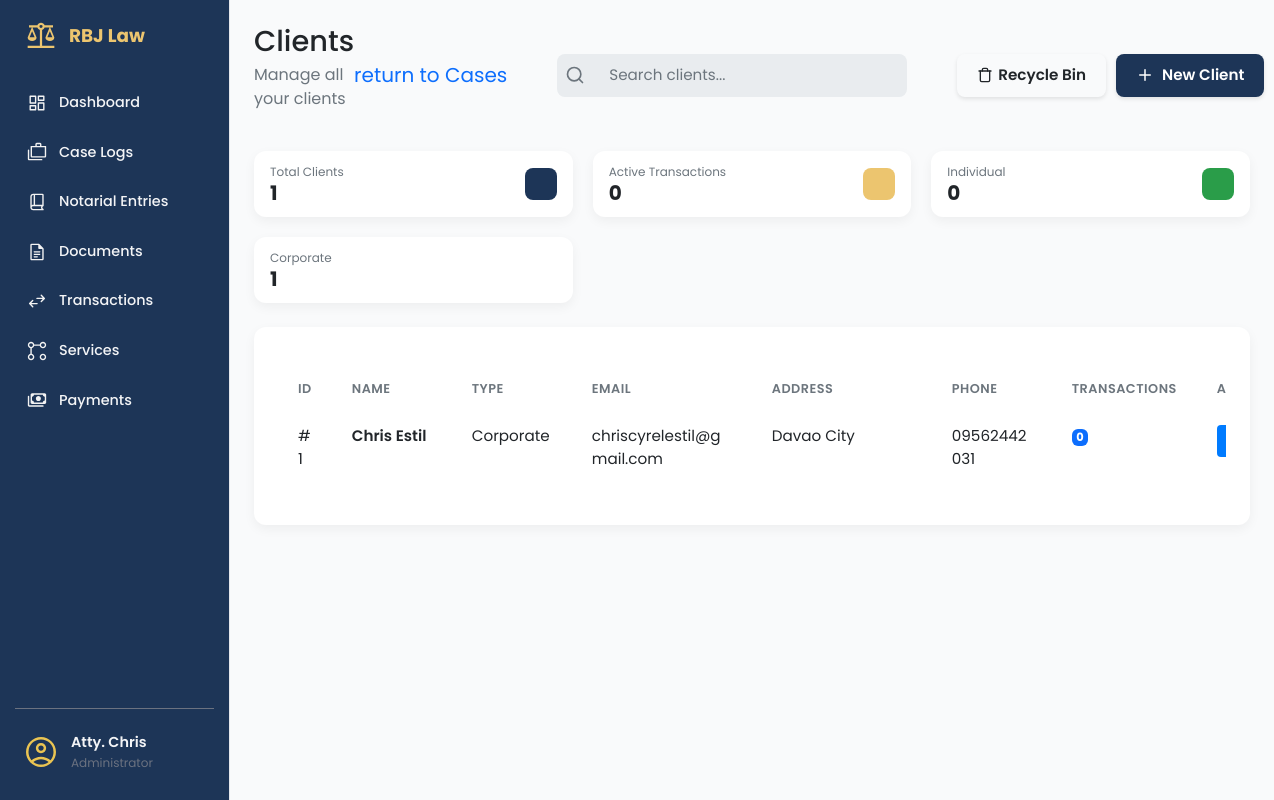
The page /clients/ (signed in) on the database its author committed.
### app/models/client_mdl.py (models this page shows, shortened)
class Client(db.Model):
    __tablename__ = 'clients'
    id = db.Column(db.Integer, primary_key=True)
    client_first_name = db.Column(db.String(100), nullable=False)
    client_last_name = db.Column(db.String(100), nullable=False)
    client_address = db.Column(db.String(255), nullable=False)
    client_email = db.Column(db.String(120), nullable=False, unique=True)
    client_phone = db.Column(db.String(50))
    client_role = db.Column(db.String(50))
    notes = db.Column(db.Text)
    is_active = db.Column(db.Boolean, default=True, nullable=False)
    deleted_at = db.Column(db.DateTime, nullable=True)
    transaction_items = db.relationship('TransactionItem', backref='client', lazy=True)
    @property
    def full_name(self):
        return f"{self.client_first_name} {self.client_last_name}"

### app/routes/clients_routes.py (the view)
@clients_bp.route('/')
@login_required
def clients_page():
    clients = Client.query.filter_by(is_active=True).all()
    return render_template('clients_page.html', clients=clients)

### app/templates/clients_page.html (shortened to what this page needs)
{% extends "base.html" %}
{% block content %}
<main class="dashboard-content">
    <header class="dashboard-header">
        <div>
            <h1>Clients </h1>
            <p>Manage all your clients</p>
        </div>
        <div class="dashboard-actions"
            style="display: flex; justify-content: space-between; flex-shrink: 0; gap: 50px;">
            <a style="font-size: 20px; align-self: center; text-decoration: none;"
                href="{{ url_for('case.list_cases') }}">return to Cases</a>
            <div class="search-bar">
                <svg class="search-bar__icon" xmlns="http://www.w3.org/2000/svg" width="20" height="20"
                    viewBox="0 0 24 24" fill="none" stroke="currentColor" stroke-width="2" stroke-linecap="round"
                    stroke-linejoin="round">
                    <circle cx="11" cy="11" r="8"></circle>
                    <line x1="21" y1="21" x2="16.65" y2="16.65"></line>
                </svg>
                <input class="search-bar__input" type="text" placeholder="Search clients...">
            </div>
            <div style="display: flex; gap: 10px; align-items: center;">
                <a href="{{ url_for('clients.recycle_bin') }}" class="btn btn-outline"
                    style="display: flex; align-items: center; gap: 5px;">
                    Recycle Bin
                </a>
                <a href="{{ url_for('clients.new_client_form') }}" class="btn btn-primary">
                    <svg class="btn-icon-left" xmlns="http://www.w3.org/2000/svg" viewBox="0 0 24 24" fill="none"
                        stroke="currentColor" stroke-width="2" stroke-linecap="round" stroke-linejoin="round" width="20"
                        height="20">
                        <line x1="12" y1="5" x2="12" y2="19"></line>
                        <line x1="5" y1="12" x2="19" y2="12"></line>
                    </svg>
                    New Client
                </a>
            </div>
        </div>
    </header>
    <section class="dashboard-cards">
        <div class="data-card data-card--sm">
            <div class="data-card__info">
                <span class="data-card__title">Total Clients</span>
                <span class="data-card__value">{{ clients|length }}</span>
            </div>
            <div class="data-card__icon data-card__icon--blue"></div>
        </div>
        <div class="data-card data-card--sm">
            <div class="data-card__info">
                <span class="data-card__title">Active Transactions</span>
                <span class="data-card__value">
                    {% set total_transactions = [] %}
                    {{ total_transactions|length }}
                </span>
            </div>
            <div class="data-card__icon data-card__icon--gold"></div>
        </div>
        <div class="data-card data-card--sm">
            <div class="data-card__info">
                <span class="data-card__title">Individual</span>
                <span class="data-card__value">
                    {% set individual_count = [] %}
                    {{ individual_count|length }}
                </span>
            </div>
            <div class="data-card__icon data-card__icon--green"></div>
        </div>
        <div class="data-card data-card--sm">
            <div class="data-card__info">
                <span class="data-card__title">Corporate</span>
                <span class="data-card__value">
                    {% set corporate_count = [] %}
                    {{ corporate_count|length }}
                </span>
            </div>
            <div class="data-card__icon data-card__icon--purple"></div>
        </div>
    </section>
    <section class="dashboard-panels-bottom dashboard-panels-bottom--single">
        <div class="panel-card" style="width: 100%;">
            <div class="table-wrapper panel-card__body">
                <table class="table client-table">
                    <colgroup>
                        <col class="short">
                        <col class="medium">
                        <col class="medium">
                        <col class="long">
                        <col class="long">
                        <col class="medium">
                        <col class="short">
                        <col class="actions">
                    </colgroup>
                    <thead>
                        <tr>
                            <th data-sort-key="id">ID</th>
                            <th data-sort-key="name">Name</th>
                            <th data-sort-key="type">Type</th>
                            <th data-sort-key="email">Email</th>
                            <th data-sort-key="address">Address</th>
                            <th data-sort-key="phone">Phone</th>
                            <th data-sort-key="transactions">Transactions</th>
                            <th>Actions</th>
                        </tr>
                    </thead>
                    <tbody>
                        {% for client in clients %}
                        <tr>
                            <td>#{{ client.id }}</td>
                            <td>
                                <a href="#" class="table-link">{{ client.full_name }}</a>
                            </td>
                            <td>{{ client.client_role or 'Individual' }}</td>
                            <td>{{ client.client_email }}</td>
                            <td class="address-cell">
                                <span class="address-text" title="{{ client.client_address }}">
                                    {{ client.client_address }}
                                </span>
                            </td>
                            <td>{{ client.client_phone or 'N/A' }}</td>
                            <td>
                                <span class="badge bg-primary">{{ client.transaction_items|length }}</span>
                            </td>
                            <td>
                                <div class="action-buttons" style="justify-content: start;">
                                    <a href="{{ url_for('case.create_case') }}" class="btn-action btn-action--primary"
                                        title="New Case">
                                    </a>
                                </div>
                            </td>
                        </tr>
                        {% endfor %}
                    </tbody>
                </table>
            </div>
        </div>
    </section>
</main>
{% endblock content %}

### app/static/css/components/sidebar.css (style rules this page uses)
:root { --sidebar-width: 230px; --color-royal-blue: #1D3557; --color-gold: #ecc56f; --color-text-dark: #374151; --color-text-gray: #6b7280; --color-bg-white: #ffffff; --color-hover-gray: #f3f4f6; }
body { min-height: 100vh; background-color: #f9fafb; margin: 0; }

### app/static/css/base/_variable.css (style rules this page uses)
:root { --color-bg-primary: #F4F4F4; --color-bg-secondary: #FFFFFF; --color-bg-search: #E9ECEF; --color-text-primary: #212529; --color-text-secondary: #6C757D; --color-text-white: #FFFFFF; --color-card-blue: #1D3557; --color-card-gold: #ecc56f; --color-card-green: #2A9D49; --shadow-light: 0 4px 12px rgba(0, 0, 0, 0.05); --border-radius-m: 12px; --border-radius-s: 8px; }

### app/static/css/components/_dashboard.css (style rules this page uses)
.dashboard-content { padding: 24px; }
.dashboard-header { display: flex; justify-content: space-between; align-items: center; margin-bottom: 24px; border-bottom: 1px solid var(--color-border-light); }
.dashboard-header h1 { margin: 0; font-size: 1.8rem; color: var(--color-text-primary); }
.dashboard-header p { margin-top: 4px; color: var(--color-text-secondary); }
.dashboard-cards { display: grid; grid-template-columns: repeat(auto-fit, minmax(280px, 1fr)); gap: 20px; margin-block: 24px; }
.dashboard-panels-bottom { display: grid; grid-template-columns: 1fr 1fr; gap: 20px; margin-bottom: 24px; margin-top: 24px; }
.dashboard-panels-bottom--single { display: flex; }
.panel-card { background-color: var(--color-bg-secondary); padding: 24px; border-radius: var(--border-radius-m); box-shadow: var(--shadow-light); }
body { background-color: var(--color-bg-primary); font-family: -apple-system, BlinkMacSystemFont, "Segoe UI", Roboto, Helvetica, Arial, sans-serif; }

### app/static/css/components/_data-card.css (style rules this page uses)
.data-card { display: flex; justify-content: space-between; align-items: center; background-color: var(--color-bg-secondary); padding: 24px; border-radius: var(--border-radius-m); box-shadow: var(--shadow-light); }
.data-card__info { display: flex; flex-direction: column; }
.data-card__title { font-size: 0.9rem; color: var(--color-text-secondary); margin-bottom: 4px; }
.data-card__value { font-size: 2rem; font-weight: 700; color: var(--color-text-primary); }
.data-card__icon { width: 48px; height: 48px; border-radius: var(--border-radius-s); }
.data-card--sm { padding: 12px 16px; min-width: 140px; gap: 12px; }
.data-card--sm .data-card__title { font-size: 0.75rem; margin-bottom: 0; }
.data-card--sm .data-card__value { font-size: 1.25rem; line-height: 1.2; }
.data-card--sm .data-card__icon { width: 32px; height: 32px; }
.data-card__icon--blue { background-color: var(--color-card-blue); }
.data-card__icon--gold { background-color: var(--color-card-gold); }
.data-card__icon--green { background-color: var(--color-card-green); }

### app/static/css/components/_search-bar.css (style rules this page uses)
.search-bar { display: flex; align-items: center; background-color: var(--color-bg-search); border-radius: var(--border-radius-s); padding-inline: 8px; max-width: 500px; }
.search-bar__icon { color: var(--color-text-secondary); margin-right: 8px; flex-shrink: 0; }
.search-bar__input { width: 100%; border: none; outline: none; background-color: transparent; font-size: 1rem; color: var(--color-text-primary); }
.search-bar__input::placeholder { color: var(--color-text-secondary); }

### app/static/css/components/_button.css (style rules this page uses)
.btn { display: inline-flex; align-items: center; justify-content: center; padding: 10px 20px; border: none; border-radius: 8px; cursor: pointer; font-weight: 600; font-size: 0.95rem; transition: all 0.2s ease; text-decoration: none; box-shadow: 0 2px 4px rgba(0, 0, 0, 0.1); }
.btn-icon-left { margin-right: 8px; width: 18px; height: 18px; fill: none; stroke: currentColor; stroke-width: 2; }

### app/templates/clients_page.html (style rules this page uses)
.action-buttons { display: flex; gap: 5px; justify-content: center; }
.btn-action { display: inline-flex; align-items: center; justify-content: center; width: 32px; height: 32px; border: none; border-radius: 4px; cursor: pointer; text-decoration: none; }
.btn-action--primary { background-color: #007bff; color: white; }
.badge { font-size: 0.75em; padding: 0.25em 0.4em; }
.address-cell { max-width: 200px; min-width: 150px; }
.address-text { display: block; overflow: hidden; text-overflow: ellipsis; white-space: nowrap; cursor: help; }
col.short { width: 80px; }
col.medium { width: 120px; }
col.long { width: 200px; }
col.actions { width: 140px; }

### rows shown on the page
Client: id "1", full_name "Chris Estil", client_role "Corporate", client_email "chriscyrelestil@gmail.com", client_address "Davao City", client_phone "09562442031", transaction_items|length "0"

### other values the page prints
{{ clients|length }} "1"
{{ total_transactions|length }} "0"
{{ individual_count|length }} "0"
{{ corporate_count|length }} "1"
